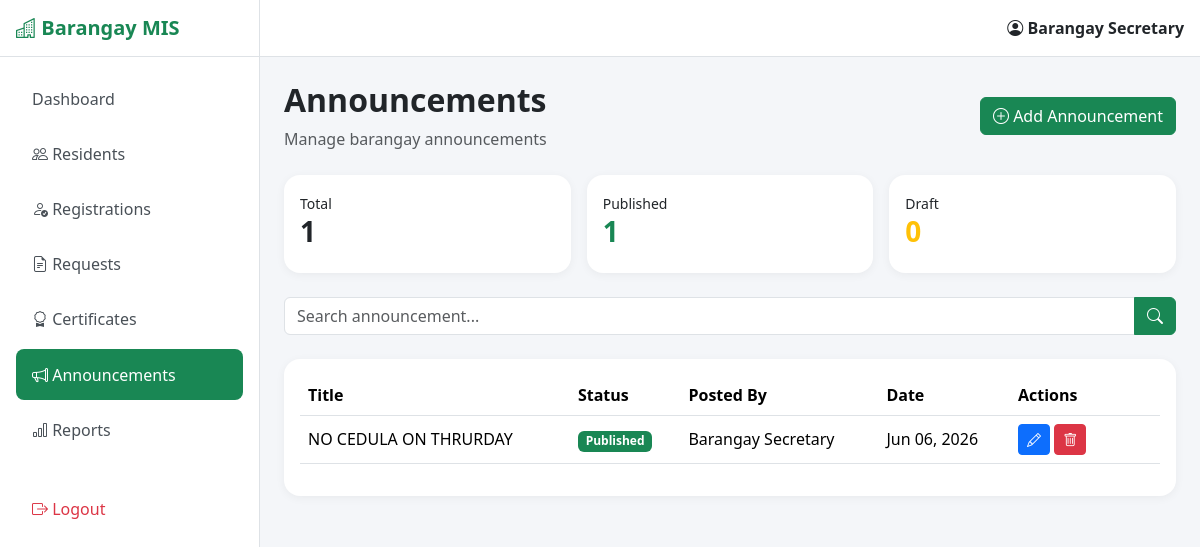
Page /secretary/announcements/index.php (signed in) on the committed database.
### tables this page shows
CREATE TABLE `announcements` (
  `id` int(11) NOT NULL,
  `title` varchar(255) NOT NULL,
  `content` text NOT NULL,
  `posted_by` int(11) DEFAULT NULL,
  `status` enum('Draft','Published') DEFAULT 'Published',
  `created_at` timestamp NOT NULL DEFAULT current_timestamp(),
  `updated_at` timestamp NOT NULL DEFAULT current_timestamp() ON UPDATE current_timestamp()
);

CREATE TABLE `users` (
  `id` int(11) NOT NULL,
  `full_name` varchar(150) NOT NULL,
  `email` varchar(150) NOT NULL,
  `password_hash` varchar(255) NOT NULL,
  `role` enum('secretary','resident') NOT NULL DEFAULT 'resident',
  `status` enum('pending','approved','rejected') NOT NULL DEFAULT 'pending',
  `created_at` timestamp NOT NULL DEFAULT current_timestamp(),
  `updated_at` timestamp NOT NULL DEFAULT current_timestamp() ON UPDATE current_timestamp()
);

### secretary/announcements/index.php (the view, shortened to what this page needs)
<?php
require '../../config/database.php';
$search = trim($_GET['search'] ?? '');
$total = mysqli_fetch_assoc(
    mysqli_query(
        $conn,
        "SELECT COUNT(*) total
         FROM announcements"
    )
);
$published = mysqli_fetch_assoc(
    mysqli_query(
        $conn,
        "SELECT COUNT(*) total
         FROM announcements
         WHERE status='Published'"
    )
);
$draft = mysqli_fetch_assoc(
    mysqli_query(
        $conn,
        "SELECT COUNT(*) total
         FROM announcements
         WHERE status='Draft'"
    )
);
$sql = "
SELECT
    a.*,
    u.full_name
FROM announcements a
LEFT JOIN users u
    ON a.posted_by = u.id
";
$sql .= " ORDER BY a.id DESC";
$announcements = mysqli_query(
    $conn,
    $sql
);
?>
<!DOCTYPE html>
<html lang="en">
<head>
    <link href="https://cdn.jsdelivr.net/npm/bootstrap@5.3.3/dist/css/bootstrap.min.css" rel="stylesheet">
    <link href="https://cdn.jsdelivr.net/npm/bootstrap-icons@1.11.3/font/bootstrap-icons.css" rel="stylesheet">
    <link rel="stylesheet" href="../../assets/css/styles.css">
</head>
<body>
    <?php include '../../includes/secretary_sidebar.php'; ?>
    <div class="main-wrapper">
        <?php include '../../includes/nav.php'; ?>
        <main class="p-4">
            <div class="d-flex justify-content-between align-items-center mb-4">
                <div>
                    <h2 class="fw-bold">
                        Announcements
                    </h2>
                    <p class="text-muted mb-0">
                        Manage barangay announcements
                    </p>
                </div>
                <button class="btn btn-success" data-bs-toggle="modal" data-bs-target="#addModal">
                    <i class="bi bi-plus-circle"></i>
                    Add Announcement
                </button>
            </div>
            <div class="row g-3 mb-4">
                <div class="col-md-4">
                    <div class="card dashboard-card">
                        <div class="card-body">
                            <small>Total</small>
                            <h3 class="fw-bold">
                                <?= $total['total'] ?>
                            </h3>
                        </div>
                    </div>
                </div>
                <div class="col-md-4">
                    <div class="card dashboard-card">
                        <div class="card-body">
                            <small>Published</small>
                            <h3 class="fw-bold text-success">
                                <?= $published['total'] ?>
                            </h3>
                        </div>
                    </div>
                </div>
                <div class="col-md-4">
                    <div class="card dashboard-card">
                        <div class="card-body">
                            <small>Draft</small>
                            <h3 class="fw-bold text-warning">
                                <?= $draft['total'] ?>
                            </h3>
                        </div>
                    </div>
                </div>
            </div>
            <form method="GET" class="mb-4">
                <div class="input-group">
                    <input type="text" name="search" class="form-control" placeholder="Search announcement..."
                        value="<?= htmlspecialchars($search) ?>">
                    <button class="btn btn-success">
                        <i class="bi bi-search"></i>
                    </button>
                </div>
            </form>
            <div class="card dashboard-card">
                <div class="card-body table-responsive">
                    <table class="table table-hover align-middle">
                        <thead>
                            <tr>
                                <th>Title</th>
                                <th>Status</th>
                                <th>Posted By</th>
                                <th>Date</th>
                                <th width="150">
                                    Actions
                                </th>
                            </tr>
                        </thead>
                        <tbody>
                            <?php while ($row = mysqli_fetch_assoc($announcements)): ?>
                                <tr>
                                    <td>
                                        <?= htmlspecialchars($row['title']) ?>
                                    </td>
                                    <td>
                                        <span
                                            class="badge bg-<?= $row['status'] === 'Published' ? 'success' : 'warning' ?>">
                                            <?= $row['status'] ?>
                                        </span>
                                    </td>
                                    <td>
                                        <?= htmlspecialchars($row['full_name'] ?? 'N/A') ?>
                                    </td>
                                    <td>
                                        <?= date('M d, Y', strtotime($row['created_at'])) ?>
                                    </td>
                                    <td>
                                        <button class="btn btn-sm btn-primary" data-bs-toggle="modal"
                                            data-bs-target="#edit<?= $row['id'] ?>">
                                            <i class="bi bi-pencil"></i>
                                        </button>
                                        <button class="btn btn-sm btn-danger" data-bs-toggle="modal"
                                            data-bs-target="#delete<?= $row['id'] ?>">
                                            <i class="bi bi-trash"></i>
                                        </button>
                                    </td>
                                </tr>
                            <?php endwhile; ?>
                        </tbody>
                    </table>
                </div>
            </div>
        </main>
    </div>
</body>
</html>

### assets/css/styles.css (style rules this page uses)
:root { --sidebar-width: 260px; --brand-color: #198754; }
body { background: #f4f6f9; overflow-x: hidden; }
.main-wrapper { margin-left: var(--sidebar-width); width: calc(100% - var(--sidebar-width)); min-height: 100vh; transition: all 0.3s ease; }
.dashboard-card { border: none; border-radius: 16px; box-shadow: 0 2px 10px rgba(0, 0, 0, 0.05); }

### rows in the picture
announcements: title "NO CEDULA ON THRURDAY", status "Published", posted_by.full_name "Barangay Secretary", created_at "Jun 06, 2026"

### other values in the picture
$_SESSION['full_name'] "Barangay Secretary"
$total['total'] "1"
$published['total'] "1"
$draft['total'] "0"
